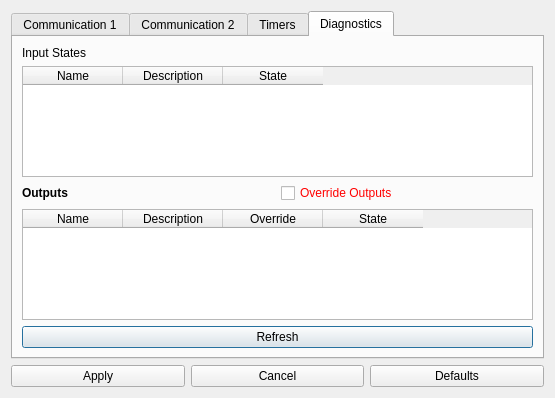
<?xml version="1.0" encoding="UTF-8"?>
<ui version="4.0">
 <class>SettingsWindow</class>
 <widget class="QDialog" name="SettingsWindow">
  <property name="geometry">
   <rect>
    <x>0</x>
    <y>0</y>
    <width>555</width>
    <height>398</height>
   </rect>
  </property>
  <property name="windowTitle">
   <string>Settings</string>
  </property>
  <!-- Set the dynamic property 'override' to false by default -->
  <property name="override">
   <bool>false</bool>
  </property>
  <!-- The stylesheet now uses the dynamic property -->
  <property name="styleSheet">
   <string notr="true">QDialog[override="true"] {
    border: 5px solid red;
}</string>
  </property>
  <layout class="QVBoxLayout" name="verticalLayout">
   <item>
    <widget class="QTabWidget" name="tabWidget">
     <property name="currentIndex">
      <number>3</number>
     </property>
     <widget class="QWidget" name="communicationTab1">
      <attribute name="title">
       <string>Communication 1</string>
      </attribute>
      <layout class="QGridLayout" name="gridLayout">
       <item row="6" column="0">
        <widget class="QLabel" name="label_7">
         <property name="text">
          <string>ETX:</string>
         </property>
        </widget>
       </item>
       <item row="2" column="0">
        <widget class="QLabel" name="label_3">
         <property name="text">
          <string>Parity:</string>
         </property>
        </widget>
       </item>
       <item row="2" column="1">
        <widget class="QComboBox" name="parity1ComboBox"/>
       </item>
       <item row="1" column="0">
        <widget class="QLabel" name="label_2">
         <property name="text">
          <string>Baud Rate:</string>
         </property>
        </widget>
       </item>
       <item row="1" column="1">
        <widget class="QComboBox" name="baudRate1ComboBox"/>
       </item>
       <item row="0" column="2">
        <spacer name="horizontalSpacer">
         <property name="orientation">
          <enum>Qt::Horizontal</enum>
         </property>
         <property name="sizeHint" stdset="0">
          <size>
           <width>40</width>
           <height>20</height>
          </size>
         </property>
        </spacer>
       </item>
       <item row="6" column="1">
        <widget class="QLineEdit" name="etx1LineEdit"/>
       </item>
       <item row="5" column="1">
        <widget class="QLineEdit" name="stx1LineEdit"/>
       </item>
       <item row="3" column="0">
        <widget class="QLabel" name="label_4">
         <property name="text">
          <string>Data Bits:</string>
         </property>
        </widget>
       </item>
       <item row="4" column="0">
        <widget class="QLabel" name="label_5">
         <property name="text">
          <string>Stop Bits:</string>
         </property>
        </widget>
       </item>
       <item row="0" column="0">
        <widget class="QLabel" name="label">
         <property name="text">
          <string>Port Name:</string>
         </property>
        </widget>
       </item>
       <item row="3" column="1">
        <widget class="QComboBox" name="dataBits1ComboBox"/>
       </item>
       <item row="4" column="1">
        <widget class="QComboBox" name="stopBits1ComboBox"/>
       </item>
       <item row="0" column="1">
        <widget class="QComboBox" name="portName1ComboBox"/>
       </item>
       <item row="5" column="0">
        <widget class="QLabel" name="label_6">
         <property name="text">
          <string>STX:</string>
         </property>
        </widget>
       </item>
       <item row="7" column="1">
        <spacer name="verticalSpacer">
         <property name="orientation">
          <enum>Qt::Vertical</enum>
         </property>
         <property name="sizeHint" stdset="0">
          <size>
           <width>20</width>
           <height>40</height>
          </size>
         </property>
        </spacer>
       </item>
      </layout>
     </widget>
     <widget class="QWidget" name="communicationTab2">
      <attribute name="title">
       <string>Communication 2</string>
      </attribute>
      <layout class="QGridLayout" name="gridLayout_2">
       <item row="5" column="1">
        <widget class="QLineEdit" name="stx2LineEdit"/>
       </item>
       <item row="0" column="0">
        <widget class="QLabel" name="label_8">
         <property name="text">
          <string>Port Name:</string>
         </property>
        </widget>
       </item>
       <item row="7" column="1">
        <spacer name="verticalSpacer_2">
         <property name="orientation">
          <enum>Qt::Vertical</enum>
         </property>
         <property name="sizeHint" stdset="0">
          <size>
           <width>20</width>
           <height>40</height>
          </size>
         </property>
        </spacer>
       </item>
       <item row="0" column="1">
        <widget class="QComboBox" name="portName2ComboBox"/>
       </item>
       <item row="2" column="0">
        <widget class="QLabel" name="label_10">
         <property name="text">
          <string>Parity:</string>
         </property>
        </widget>
       </item>
       <item row="2" column="1">
        <widget class="QComboBox" name="parity2ComboBox"/>
       </item>
       <item row="6" column="0">
        <widget class="QLabel" name="label_14">
         <property name="text">
          <string>ETX:</string>
         </property>
        </widget>
       </item>
       <item row="5" column="0">
        <widget class="QLabel" name="label_13">
         <property name="text">
          <string>STX:</string>
         </property>
        </widget>
       </item>
       <item row="1" column="0">
        <widget class="QLabel" name="label_9">
         <property name="text">
          <string>Baud Rate:</string>
         </property>
        </widget>
       </item>
       <item row="4" column="1">
        <widget class="QComboBox" name="stopBits2ComboBox"/>
       </item>
       <item row="6" column="1">
        <widget class="QLineEdit" name="etx2LineEdit"/>
       </item>
       <item row="4" column="0">
        <widget class="QLabel" name="label_12">
         <property name="text">
          <string>Stop Bits:</string>
         </property>
        </widget>
       </item>
       <item row="3" column="1">
        <widget class="QComboBox" name="dataBits2ComboBox"/>
       </item>
       <item row="1" column="1">
        <widget class="QComboBox" name="baudRate2ComboBox"/>
       </item>
       <item row="3" column="0">
        <widget class="QLabel" name="label_11">
         <property name="text">
          <string>Data Bits:</string>
         </property>
        </widget>
       </item>
       <item row="4" column="2">
        <spacer name="horizontalSpacer_2">
         <property name="orientation">
          <enum>Qt::Horizontal</enum>
         </property>
         <property name="sizeHint" stdset="0">
          <size>
           <width>40</width>
           <height>20</height>
          </size>
         </property>
        </spacer>
       </item>
      </layout>
     </widget>
     <widget class="QWidget" name="timersTab">
      <attribute name="title">
       <string>Timers</string>
      </attribute>
      <layout class="QVBoxLayout" name="verticalLayout_2">
       <item>
        <widget class="QTableWidget" name="timersTable">
         <property name="editTriggers">
          <set>QAbstractItemView::AllEditTriggers</set>
         </property>
         <property name="selectionMode">
          <enum>QAbstractItemView::SingleSelection</enum>
         </property>
         <column>
          <property name="text">
           <string>Timer Name</string>
          </property>
         </column>
         <column>
          <property name="text">
           <string>Duration (ms)</string>
          </property>
         </column>
        </widget>
       </item>
      </layout>
     </widget>
     <widget class="QWidget" name="diagnosticsTab">
      <attribute name="title">
       <string>Diagnostics</string>
      </attribute>
      <layout class="QVBoxLayout" name="verticalLayout_3">
       <item>
        <widget class="QLabel" name="label_18">
         <property name="text">
          <string>Input States</string>
         </property>
        </widget>
       </item>
       <item>
        <widget class="QTableWidget" name="inputStatesTable">
         <property name="editTriggers">
          <set>QAbstractItemView::NoEditTriggers</set>
         </property>
         <property name="selectionMode">
          <enum>QAbstractItemView::NoSelection</enum>
         </property>
         <column>
          <property name="text">
           <string>Name</string>
          </property>
         </column>
         <column>
          <property name="text">
           <string>Description</string>
          </property>
         </column>
         <column>
          <property name="text">
           <string>State</string>
          </property>
         </column>
        </widget>
       </item>
       <item>
        <layout class="QHBoxLayout" name="horizontalLayout">
         <item>
          <widget class="QLabel" name="label_19">
           <property name="font">
            <font>
             <italic>false</italic>
             <bold>true</bold>
            </font>
           </property>
           <property name="text">
            <string>Outputs</string>
           </property>
          </widget>
         </item>
         <item>
          <widget class="QCheckBox" name="overrideOutputsCheckBox">
           <property name="styleSheet">
            <string notr="true">QCheckBox {
    color: red;
}</string>
           </property>
           <property name="text">
            <string>Override Outputs</string>
           </property>
          </widget>
         </item>
        </layout>
       </item>
       <item>
        <widget class="QTableWidget" name="outputOverridesTable">
         <property name="editTriggers">
          <set>QAbstractItemView::NoEditTriggers</set>
         </property>
         <property name="selectionMode">
          <enum>QAbstractItemView::NoSelection</enum>
         </property>
         <column>
          <property name="text">
           <string>Name</string>
          </property>
         </column>
         <column>
          <property name="text">
           <string>Description</string>
          </property>
         </column>
         <column>
          <property name="text">
           <string>Override</string>
          </property>
         </column>
         <column>
          <property name="text">
           <string>State</string>
          </property>
         </column>
        </widget>
       </item>
       <item>
        <widget class="QPushButton" name="refreshButton">
         <property name="text">
          <string>Refresh</string>
         </property>
        </widget>
       </item>
      </layout>
     </widget>
    </widget>
   </item>
   <item>
    <layout class="QHBoxLayout" name="horizontalLayout_4">
     <item>
      <widget class="QPushButton" name="applyButton">
       <property name="text">
        <string>Apply</string>
       </property>
      </widget>
     </item>
     <item>
      <widget class="QPushButton" name="cancelButton">
       <property name="text">
        <string>Cancel</string>
       </property>
      </widget>
     </item>
     <item>
      <widget class="QPushButton" name="defaultsButton">
       <property name="text">
        <string>Defaults</string>
       </property>
      </widget>
     </item>
    </layout>
   </item>
  </layout>
 </widget>
 <resources/>
 <connections/>
</ui>
